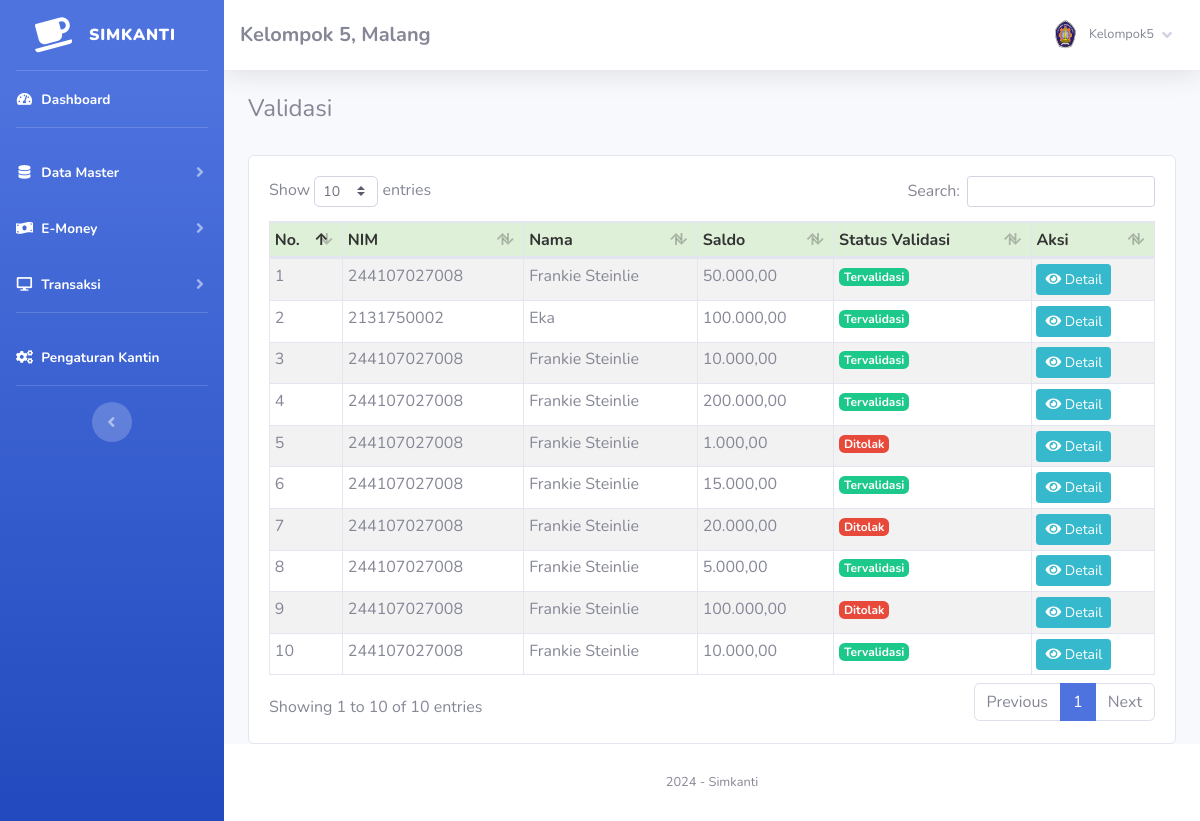
/index.php?page=validasi (signed in), run on the app's committed database.
### tables this page shows
CREATE TABLE `toko` (
  `id_toko` int NOT NULL AUTO_INCREMENT,
  `nama_toko` varchar(255) NOT NULL,
  `alamat_toko` text NOT NULL,
  `tlp` varchar(255) NOT NULL,
  `nama_pemilik` varchar(255) NOT NULL,
  PRIMARY KEY (`id_toko`)
);

CREATE TABLE `member` (
  `id_member` int NOT NULL AUTO_INCREMENT,
  `nm_member` varchar(255) NOT NULL,
  `alamat_member` text NOT NULL,
  `telepon` varchar(255) NOT NULL,
  `email` varchar(255) NOT NULL,
  `gambar` text NOT NULL,
  `NIK` text NOT NULL,
  PRIMARY KEY (`id_member`)
);

CREATE TABLE `validasi` (
  `id_validasi` int NOT NULL AUTO_INCREMENT,
  `nim` varchar(255) DEFAULT NULL,
  `nama` varchar(255) DEFAULT NULL,
  `nominal` decimal(10,2) DEFAULT NULL,
  `fotobukti` varchar(255) DEFAULT NULL,
  `valid` tinyint(1) DEFAULT '0',
  PRIMARY KEY (`id_validasi`)
);

### fungsi/view/view.php (called while the page is built, shortened)
<?php
class view
{
    protected $db;
    public function __construct($db)
    {
        $this->db = $db;
    }
    public function member_edit($id)
    {
        $sql = "select member.*, login.*
                from member inner join login on member.id_member = login.id_member
                where member.id_member= ?";
        $row = $this-> db -> prepare($sql);
        $row -> execute(array($id));
        $hasil = $row -> fetch();
        return $hasil;
    }
    public function toko()
    {
        $sql = "select*from toko where id_toko='1'";
        $row = $this-> db -> prepare($sql);
        $row -> execute();
        $hasil = $row -> fetch();
        return $hasil;
    }
}

### admin/module/validasi/index.php (the view, shortened to what this page needs)
<h4>Validasi</h4>
<br />
<div class="card card-body">
    <div class="table-responsive">
        <table class="table table-bordered table-striped table-sm" id="example1">
            <thead>
                <tr style="background:#DFF0D8;color:#333;">
                    <th>No.</th>
                    <th>NIM</th>
                    <th>Nama</th>
                    <th>Saldo</th>
                    <th>Status Validasi</th>
                    <th>Aksi</th>
                </tr>
            </thead>
            <tbody>
                <?php
                $sql = 'SELECT * FROM validasi ORDER BY id_validasi DESC';
                $stmt = $config->prepare($sql);
                $stmt->execute();
                $data = $stmt->fetchAll(PDO::FETCH_ASSOC);
                $id = 1;
                foreach ($data as $isi):
                    $status = '';
                    if($isi['valid'] == 0) {
                        $status = '<span class="badge badge-warning">Pending</span>';
                    } else if($isi['valid'] == 1) {
                        $status = '<span class="badge badge-success">Tervalidasi</span>';
                    } else if($isi['valid'] == 2) {
                        $status = '<span class="badge badge-danger">Ditolak</span>';
                    }
                ?>
                    <tr>
                        <td><?php echo $id++; ?></td>
                        <td><?php echo $isi['nim']; ?></td>
                        <td><?php echo $isi['nama']; ?></td>
                        <td><?php echo number_format($isi['nominal'], 2, ',', '.'); ?></td>
                        <td><?php echo $status; ?></td>
                        <td>
                            <a href="index.php?page=validasi/detail&id=<?php echo $isi['id_validasi']; ?>"
                               class="btn btn-info btn-sm">
                                <i class="fa fa-eye"></i> Detail
                            </a>
                        </td>
                    </tr>
                <?php endforeach; ?>
            </tbody>
        </table>
    </div>
</div>

### index.php (shortened to what this page needs)
<?php
	if(!empty($_SESSION['admin'])){
		require 'config.php';
		$lihat = new view($config);
		$toko = $lihat -> toko();
			include 'admin/template/header.php';
			include 'admin/template/sidebar.php';
				if(!empty($_GET['page'])){
					include 'admin/module/'.$_GET['page'].'/index.php';
				}else{
					include 'admin/template/home.php';
				}
			include 'admin/template/footer.php';
	}else{
		echo '<script>window.location="login.php";</script>';
	}
?>

### admin/template/header.php (shortened to what this page needs)
<!DOCTYPE html>
<html lang="en">
<head>
    <link href="sb-admin/vendor/fontawesome-free/css/all.min.css" rel="stylesheet" type="text/css">
    <link href="sb-admin/css/sb-admin-2.min.css" rel="stylesheet">
    <link rel="stylesheet" href="sb-admin/vendor/datatables/dataTables.bootstrap4.css" />
</head>
<body id="page-top">
    <div id="wrapper">

### admin/template/sidebar.php (shortened to what this page needs)
<?php
    $id = $_SESSION['admin']['id_member'];
    $hasil_profil = $lihat -> member_edit($id);
?>
<ul class="navbar-nav bg-gradient-primary sidebar sidebar-dark accordion" id="accordionSidebar">
    <a class="sidebar-brand d-flex align-items-center justify-content-center" href="index.php">
        <div class="sidebar-brand-icon rotate-n-15">
            <i class="fas fa-coffee"></i>
        </div>
        <div class="sidebar-brand-text mx-3"><b>Simkanti</b><sup></sup></div>
    </a>
    <hr class="sidebar-divider my-0">
    <li class="nav-item active">
        <a class="nav-link" href="index.php">
            <i class="fas fa-fw fa-tachometer-alt"></i>
            <span>Dashboard</span></a>
    </li>
    <hr class="sidebar-divider">
    <li class="nav-item active">
        <a class="nav-link collapsed" href="#" data-toggle="collapse" data-target="#collapseTwo" aria-expanded="true"
            aria-controls="collapseTwo">
            <i class="fas fa-fw fa-database"></i>
            <span>Data Master</span>
        </a>
    </li>
    <li class="nav-item active">
        <a class="nav-link collapsed" href="#" data-toggle="collapse" data-target="#collapseee" aria-expanded="true"
            aria-controls="collapseTwo">
            <i class="fas fa-fw fa-money-bill-wave"></i>
            <span>E-Money</span>
        </a>
    </li>
    <li class="nav-item active">
        <a class="nav-link collapsed" href="#" data-toggle="collapse" data-target="#collapse3" aria-expanded="true"
            aria-controls="collapse3">
            <i class="fas fa-fw fa-desktop"></i>
            <span>Transaksi</span>
        </a>
    </li>
    <hr class="sidebar-divider">
    <li class="nav-item active">
        <a class="nav-link" href="index.php?page=pengaturan">
            <i class="fas fa-fw fa-cogs"></i>
            <span>Pengaturan Kantin</span></a>
    </li>
    <hr class="sidebar-divider d-none d-md-block">
    <div class="text-center d-none d-md-inline">
        <button class="rounded-circle border-0" id="sidebarToggle"></button>
    </div>
</ul>
<div id="content-wrapper" class="d-flex flex-column">
    <div id="content">
        <nav class="navbar navbar-expand navbar-light bg-white topbar mb-4 static-top shadow">
            <h5 class="d-lg-block d-none mt-2"><b><?php echo $toko['nama_toko'];?>, <?php echo $toko['alamat_toko'];?></b></h5>
            <ul class="navbar-nav ml-auto">
                <li class="nav-item dropdown no-arrow">
                    <a class="nav-link dropdown-toggle" href="#" id="userDropdown" role="button" data-toggle="dropdown"
                        aria-haspopup="true" aria-expanded="false">
                        <img class="img-profile rounded-circle"
                            src="assets/img/user/<?php echo $hasil_profil['gambar'];?>">
                        <span
                            class="mr-2 d-none d-lg-inline text-gray-600 small ml-2"><?php echo $hasil_profil['nm_member'];?></span>
                        <i class="fas fa-angle-down"></i>
                    </a>
                </li>
            </ul>
        </nav>
        <div class="container-fluid">

### admin/template/footer.php (shortened to what this page needs)
 </div>
 </div>
 <footer class="sticky-footer bg-white">
     <div class="container my-auto">
         <div class="copyright text-center my-auto">
             <span>
                 <?php echo date('Y');?> - Simkanti
             </span>
         </div>
     </div>
 </footer>
 </div>
 </div>
</body>
</html>

### data on the page
toko: nama_toko "Kelompok 5", alamat_toko "Malang"
validasi: nim "244107027008", nama "Frankie Steinlie", nominal "50.000,00", valid "Tervalidasi"
validasi: nim "2131750002", nama "Eka", nominal "100.000,00", valid "Tervalidasi"
validasi: nim "244107027008", nama "Frankie Steinlie", nominal "10.000,00", valid "Tervalidasi"
validasi: nim "244107027008", nama "Frankie Steinlie", nominal "200.000,00", valid "Tervalidasi"
validasi: nim "244107027008", nama "Frankie Steinlie", nominal "1.000,00", valid "Ditolak"
validasi: nim "244107027008", nama "Frankie Steinlie", nominal "15.000,00", valid "Tervalidasi"
validasi: nim "244107027008", nama "Frankie Steinlie", nominal "20.000,00", valid "Ditolak"
validasi: nim "244107027008", nama "Frankie Steinlie", nominal "5.000,00", valid "Tervalidasi"
validasi: nim "244107027008", nama "Frankie Steinlie", nominal "100.000,00", valid "Ditolak"
validasi: nim "244107027008", nama "Frankie Steinlie", nominal "10.000,00", valid "Tervalidasi"

### other printed values
$hasil_profil['nm_member'] "Kelompok5"
